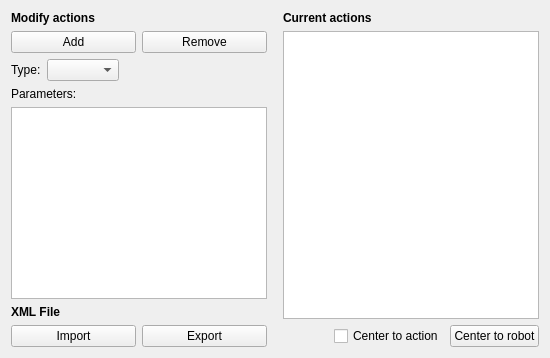
     <widget class="QWidget" name="xml_generation">
      <attribute name="title">
       <string>XML Generation</string>
      </attribute>
      <layout class="QGridLayout" name="gridLayout_21">
       <item row="0" column="0">
        <layout class="QGridLayout" name="gridLayout_19">
         <item row="0" column="2">
          <layout class="QVBoxLayout" name="verticalLayout_18">
           <item>
            <widget class="QLabel" name="label_8">
             <property name="font">
              <font>
               <weight>75</weight>
               <bold>true</bold>
              </font>
             </property>
             <property name="text">
              <string>Current actions</string>
             </property>
            </widget>
           </item>
           <item>
            <widget class="QTableView" name="actions_table">
             <property name="editTriggers">
              <set>QAbstractItemView::NoEditTriggers</set>
             </property>
             <property name="alternatingRowColors">
              <bool>true</bool>
             </property>
            </widget>
           </item>
           <item>
            <layout class="QHBoxLayout" name="horizontalLayout_16">
             <item>
              <spacer name="horizontalSpacer_7">
               <property name="orientation">
                <enum>Qt::Horizontal</enum>
               </property>
               <property name="sizeHint" stdset="0">
                <size>
                 <width>40</width>
                 <height>20</height>
                </size>
               </property>
              </spacer>
             </item>
             <item>
              <widget class="QCheckBox" name="center_to_action">
               <property name="text">
                <string>Center to action</string>
               </property>
              </widget>
             </item>
             <item>
              <widget class="QPushButton" name="center_to_robot">
               <property name="text">
                <string>Center to robot</string>
               </property>
              </widget>
             </item>
            </layout>
           </item>
          </layout>
         </item>
         <item row="0" column="0">
          <layout class="QVBoxLayout" name="verticalLayout_19">
           <item>
            <widget class="QLabel" name="label_7">
             <property name="font">
              <font>
               <weight>75</weight>
               <bold>true</bold>
              </font>
             </property>
             <property name="text">
              <string>Modify actions</string>
             </property>
            </widget>
           </item>
           <item>
            <layout class="QHBoxLayout" name="horizontalLayout_12">
             <item>
              <widget class="QPushButton" name="add_action_button">
               <property name="text">
                <string>Add</string>
               </property>
              </widget>
             </item>
             <item>
              <widget class="QPushButton" name="remove_action_button">
               <property name="text">
                <string>Remove</string>
               </property>
              </widget>
             </item>
            </layout>
           </item>
           <item>
            <layout class="QHBoxLayout" name="horizontalLayout_17">
             <item alignment="Qt::AlignLeft">
              <widget class="QLabel" name="label_19">
               <property name="maximumSize">
                <size>
                 <width>100000</width>
                 <height>16777215</height>
                </size>
               </property>
               <property name="text">
                <string>Type:</string>
               </property>
              </widget>
             </item>
             <item>
              <widget class="QComboBox" name="action_type_combo_box"/>
             </item>
             <item>
              <spacer name="horizontalSpacer">
               <property name="orientation">
                <enum>Qt::Horizontal</enum>
               </property>
               <property name="sizeHint" stdset="0">
                <size>
                 <width>40</width>
                 <height>20</height>
                </size>
               </property>
              </spacer>
             </item>
            </layout>
           </item>
           <item>
            <widget class="QLabel" name="label_5">
             <property name="text">
              <string>Parameters:</string>
             </property>
            </widget>
           </item>
           <item>
            <widget class="QTableView" name="actions_parameters_table">
             <property name="alternatingRowColors">
              <bool>true</bool>
             </property>
            </widget>
           </item>
           <item>
            <widget class="QLabel" name="label_16">
             <property name="font">
              <font>
               <weight>75</weight>
               <bold>true</bold>
              </font>
             </property>
             <property name="text">
              <string>XML File</string>
             </property>
            </widget>
           </item>
           <item>
            <layout class="QHBoxLayout" name="horizontalLayout_13">
             <item>
              <widget class="QPushButton" name="import_xml_button">
               <property name="text">
                <string>Import</string>
               </property>
              </widget>
             </item>
             <item>
              <widget class="QPushButton" name="export_xml_button">
               <property name="text">
                <string>Export</string>
               </property>
              </widget>
             </item>
            </layout>
           </item>
          </layout>
         </item>
         <item row="0" column="1">
          <spacer name="horizontalSpacer_9">
           <property name="orientation">
            <enum>Qt::Horizontal</enum>
           </property>
           <property name="sizeType">
            <enum>QSizePolicy::Fixed</enum>
           </property>
           <property name="sizeHint" stdset="0">
            <size>
             <width>10</width>
             <height>20</height>
            </size>
           </property>
          </spacer>
         </item>
        </layout>
       </item>
      </layout>
     </widget>
